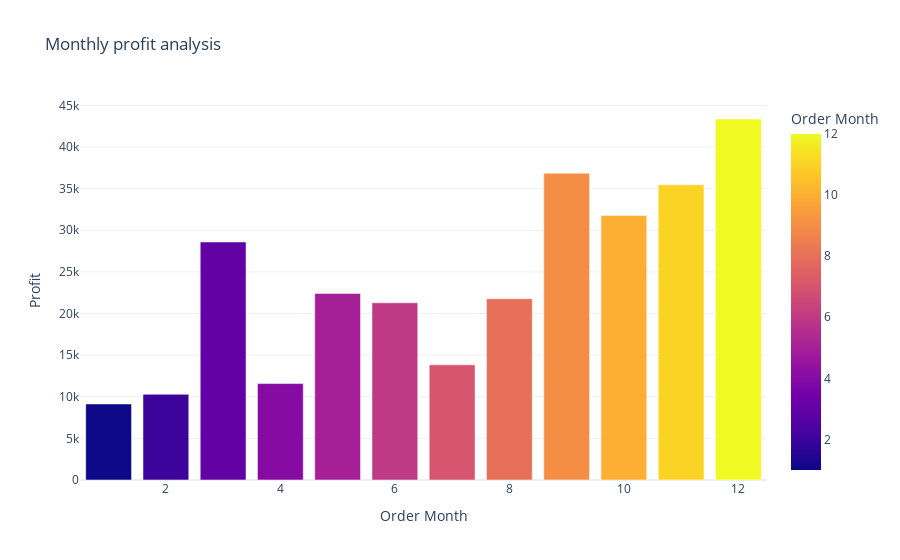

Notebook code cell kept with this figure:
### Code cell
fig =px.bar(monthly_profit, x= 'Order Month', y = 'Profit', title ='Monthly profit analysis',color = 'Order Month')
fig.show()

### Figure 1 — Plotly figure (JSON) as saved in the notebook; plotly's stock layout.template omitted (floating-point values rounded to 4 significant figures)
{"data": [{"hovertemplate": "Order Month=%{marker.color}<br>Profit=%{y}<extra></extra>", "legendgroup": "", "marker": {"color": [1, 2, 3, 4, 5, 6, 7, 8, 9, 10, 11, 12], "coloraxis": "coloraxis", "pattern": {"shape": ""}}, "name": "", "orientation": "v", "showlegend": false, "textposition": "auto", "type": "bar", "x": [1, 2, 3, 4, 5, 6, 7, 8, 9, 10, 11, 12], "xaxis": "x", "y": [9134.0, 10290.0, 28590.0, 11590.0, 22410.0, 21290.0, 13830.0, 21780.0, 36860.0, 31780.0, 35470.0, 43370.0], "yaxis": "y"}], "layout": {"barmode": "relative", "coloraxis": {"colorbar": {"title": {"text": "Order Month"}}, "colorscale": [[0, "#0d0887"], [0.1111, "#46039f"], [0.2222, "#7201a8"], [0.3333, "#9c179e"], [0.4444, "#bd3786"], [0.5556, "#d8576b"], [0.6667, "#ed7953"], [0.7778, "#fb9f3a"], [0.8889, "#fdca26"], [1, "#f0f921"]]}, "legend": {"tracegroupgap": 0}, "title": {"text": "Monthly profit analysis"}, "xaxis": {"anchor": "y", "domain": [0, 1], "title": {"text": "Order Month"}}, "yaxis": {"anchor": "x", "domain": [0, 1], "title": {"text": "Profit"}}}}
